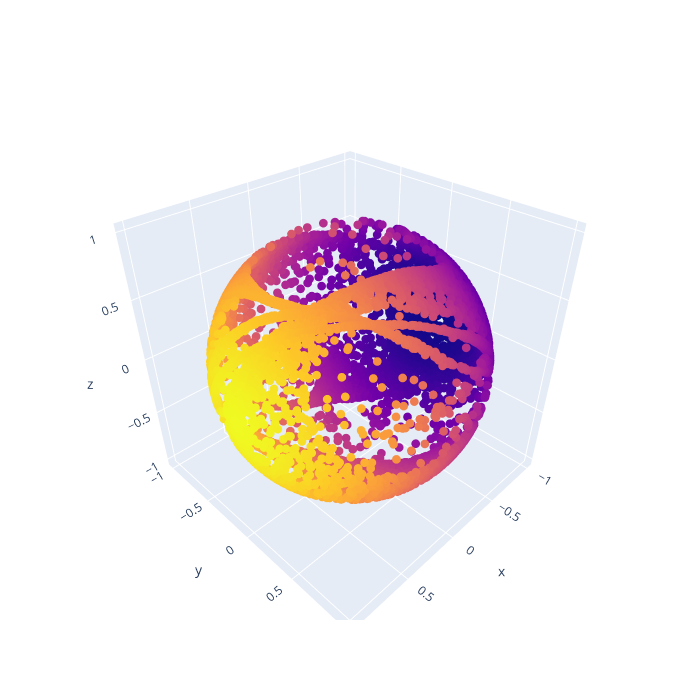

Write notebook code for a chart like this one.
### Code cell
fig = go.Figure(data=[go.Scatter3d(
    x=coords_R3[:,0], y=coords_R3[:,1], z=coords_R3[:,2], 
    mode ='markers', 
    marker=dict(size = 3, color =coords_R3[:,0], colorscale='plasma' , opacity = 1)
)])

fig.update_layout(autosize=False, width=700, height=700)  
fig.show()

### Figure 1 — Plotly figure (JSON) as saved in the notebook; plotly's stock layout.template omitted (floating-point values rounded to 4 significant figures; data arrays with more than 128 entries replaced by an {"elided": "..."} marker saying what was removed)
{"data": [{"marker": {"color": {"elided": "12500 float values"}, "colorscale": [[0, "#0d0887"], [0.1111, "#46039f"], [0.2222, "#7201a8"], [0.3333, "#9c179e"], [0.4444, "#bd3786"], [0.5556, "#d8576b"], [0.6667, "#ed7953"], [0.7778, "#fb9f3a"], [0.8889, "#fdca26"], [1, "#f0f921"]], "opacity": 1, "size": 3}, "mode": "markers", "type": "scatter3d", "x": {"elided": "12500 float values"}, "y": {"elided": "12500 float values"}, "z": {"elided": "12500 float values"}}], "layout": {"autosize": false, "height": 700, "width": 700}}
